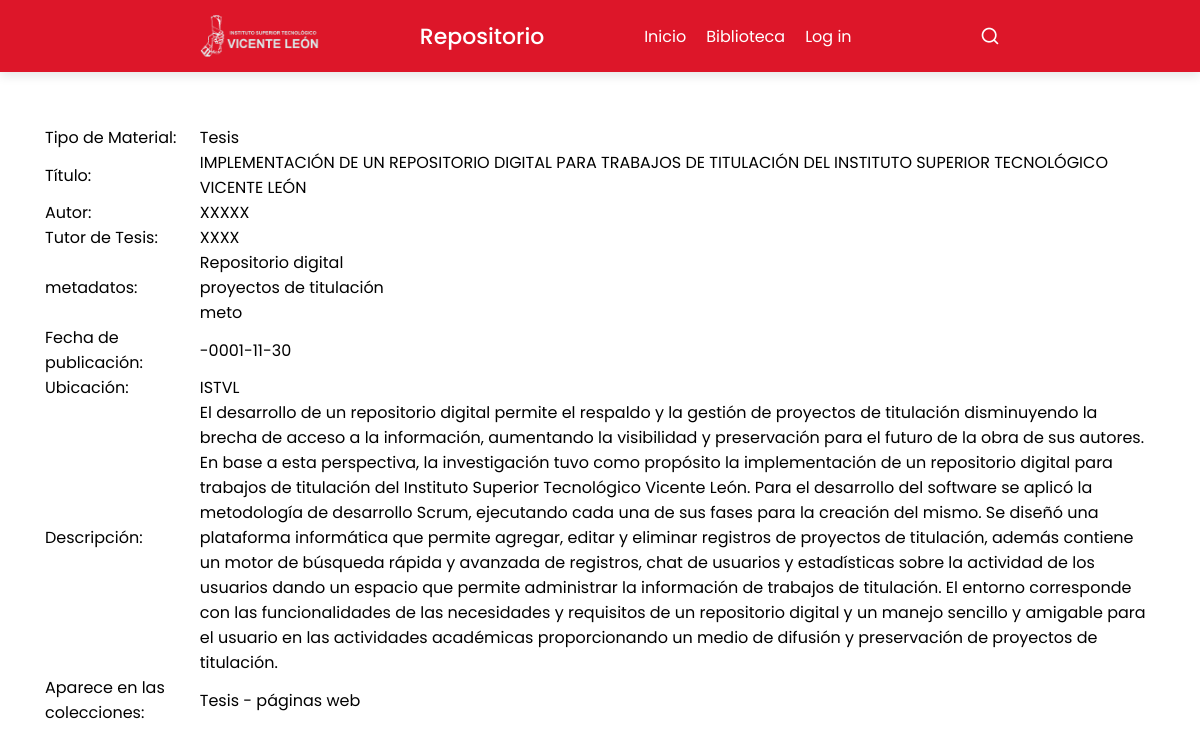
Screenshot of /handler?id=22 with the database file from the repository.
### tables this page shows
CREATE TABLE `acaprojc` (
  `projc_cod_projc` int(11) NOT NULL,
  `projc_mat_projc` varchar(50) NOT NULL,
  `projc_tit_projc` varchar(200) NOT NULL,
  `projc_fec_projc` date NOT NULL,
  `projc_ubi_projc` varchar(200) NOT NULL,
  `projc_rem_projc` text NOT NULL,
  `projc_fil_projc` text NOT NULL,
  `projc_cod_colec` int(11) NOT NULL
);

CREATE TABLE `acaautor` (
  `autor_cod_autor` int(11) NOT NULL,
  `autor_nom_autor` varchar(100) NOT NULL,
  `autor_cod_projc` int(11) NOT NULL,
  `autor_cod_tutor` int(11) NOT NULL
);

CREATE TABLE `acatutor` (
  `tutor_cod_tutor` int(11) NOT NULL,
  `tutor_nom_tutor` varchar(100) NOT NULL
);

CREATE TABLE `acaplbrs` (
  `plbrs_cod_plbrs` int(11) NOT NULL,
  `plbrs_nom_plbrs` varchar(50) NOT NULL,
  `plbrs_cod_projc` int(11) NOT NULL
);

CREATE TABLE `acacolec` (
  `colec_cod_colec` int(11) NOT NULL,
  `colec_nom_colec` varchar(200) NOT NULL,
  `colec_cod_carer` int(11) NOT NULL
);

### database/results.php (called while the page is built, shortened)
<?php
    require_once('conexion.php');
    if($_SERVER["REQUEST_METHOD"]=='GET'){
      $id = $_GET['id'];
      $sql = "SELECT prj.projc_mat_projc,prj.projc_tit_projc,aut.autor_nom_autor,tor.tutor_nom_tutor,brs.plbrs_nom_plbrs,prj.projc_fec_projc,
      prj.projc_ubi_projc,prj.projc_rem_projc,erv.colec_nom_colec,car.carer_nom_carer,prj.projc_fil_projc FROM acaprojc prj
      JOIN acaautor aut
      ON aut.autor_cod_projc=prj.projc_cod_projc
      JOIN acatutor tor
      ON tor.tutor_cod_tutor=aut.autor_cod_tutor
      JOIN acaplbrs brs
      ON brs.plbrs_cod_projc=prj.projc_cod_projc
      JOIN acacolec erv
      ON erv.colec_cod_colec=prj.projc_cod_colec
      JOIN acacarer car
      ON car.carer_cod_carer=erv.colec_cod_carer
      where prj.projc_cod_projc='$id'";
      $library = $con->query($sql);
    }
?>

### handler.php (the view, shortened to what this page needs)
<?php
    require_once('./database/results.php');
    require_once('./header.php');
?>
    <br><br><br><br><br>
    <div class="container">
      <div>
          <?php
            while($available=mysqli_fetch_array($library)){
          ?>
            <table>
              <tr><td>Tipo de Material:&nbsp;</td><td><?=$available['projc_mat_projc'];?></td></tr>
              <tr><td>Título:&nbsp;</td><td><?=$available['projc_tit_projc'];?></td></tr>
              <tr><td>Autor:&nbsp;</td><td><?=$available['autor_nom_autor'];?></td></tr>
              <tr><td>Tutor de Tesis:&nbsp;</td><td><?=$available['tutor_nom_tutor'];?></td></tr>
              <tr><td>metadatos:&nbsp;&nbsp;&nbsp;&nbsp;&nbsp;&nbsp;&nbsp;&nbsp;&nbsp;&nbsp;&nbsp;&nbsp;&nbsp;</td><td>
              <?php
              $metadatas=explode(", ",$available['plbrs_nom_plbrs']);
              foreach($metadatas as $row){
              ?>
                <?=$row;?>
              <br />
              <?php
              }
              ?>
              </tr>
              <tr><td>Fecha de publicación:&nbsp;</td><td><?=(strpos($foo,'-0001-11-30') !== false)?"":date("Y-m-d", strtotime($available['projc_fec_projc']));?></td></tr>
              <tr><td>Ubicación:&nbsp;</td><td><?=$available['projc_ubi_projc'];?></td></tr>
              <tr><td>Descripción:&nbsp;</td><td><?=$available['projc_rem_projc'];?></td></tr>
              <tr><td>Aparece en las colecciones: </td><td><?=$available['colec_nom_colec'];?><br/></td></tr>
            </table>
            <br/>
          <?php }?>
      </div>
    </div>
  </body>
</html>

### css/formain.css (style rules this page uses)
* { margin: 0; padding: 0; box-sizing: border-box; font-family: "Poppins", sans-serif; }
body { background: #fff; }
table { border-collapse:collapse; overflow-x:auto; -webkit-overflow-scrolling:touch; }
.container { width:100%; padding-right:15px; padding-left:15px; margin-right:auto; margin-left:auto; }
@media (min-width:576px) { .container { max-width:540px } }
@media (min-width:768px) { .container { max-width:720px } }
@media (min-width:992px) { .container { max-width:960px } }
@media (min-width:1200px) { .container { max-width:1140px } }
@media (min-width:576px) { .container,.container-sm { max-width:540px } }
@media (min-width:768px) { .container,.container-md,.container-sm { max-width:720px } }
@media (min-width:992px) { .container,.container-lg,.container-md,.container-sm { max-width:960px } }
@media (min-width:1200px) { .container,.container-lg,.container-md,.container-sm,.container-xl { max-width:1140px } }

### rows the page displays
acaprojc: projc_mat_projc "Tesis", projc_tit_projc "IMPLEMENTACIÓN DE UN REPOSITORIO DIGITAL PARA TRABAJOS DE TITULACIÓN DEL INSTITUTO SUPERIOR TECNOLÓGICO VICENTE LEÓN", acaautor.autor_nom_autor "XXXXX", acatutor.tutor_nom_tutor "XXXX", acaplbrs.plbrs_nom_plbrs "Repositorio digital", acaplbrs.plbrs_nom_plbrs "proyectos de titulación", acaplbrs.plbrs_nom_plbrs "meto", projc_fec_projc "-0001-11-30", projc_ubi_projc "ISTVL", projc_rem_projc "El desarrollo de un repositorio digital permite el respaldo y la gestión de proyectos de titulación disminuyendo la brecha de acceso a la información, aumentando la visibilidad y preservación para el futuro de la obra de sus autores. En base a esta perspectiva, la investigación tuvo como propósito la implementación de un repositorio digital para trabajos de titulación del Instituto Superior Tecnológico Vicente León. Para el desarrollo del software se aplicó la metodología de desarrollo Scrum, ejecutando cada una de sus fases para la creación del mismo. Se diseñó una plataforma informática que permite agregar, editar y eliminar registros de proyectos de titulación, además contiene un motor…", projc_cod_colec.colec_nom_colec "Tesis - páginas web"
